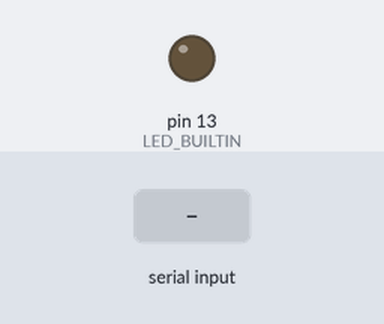
A sketch run on a simulated Arduino Uno, built with avr-gcc and run on an emulated ATmega328P. On the bench: output pins drawn as LEDs (lit = HIGH). Dashed ring = blinking. Inputs (shaded band) come from the test bench.

Above: at 1.2 s.
1.3 s: "D" received over Serial
At 2.1 s:
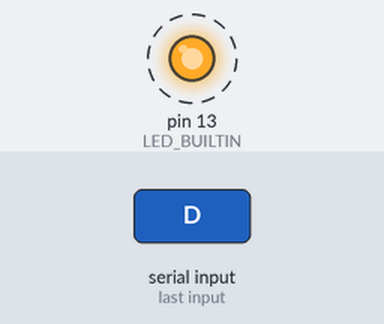
Timing chart, 0 to 10.3 s (numbered marks = the images above; inputs shaded):
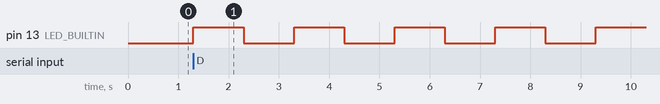

Measured:
- after the input at 1.3 s, pin 13 (LED_BUILTIN): alternates HIGH for 1.0 s and LOW for 1.0 s, starting at once

The sketch:

sketch_nov10a.ino
```cpp
// Arduino Sketch Example (upload this to each Arduino)
char incomingByte;

void setup() {
  Serial.begin(9600); // Must match the baud rate in the Python script
  pinMode(LED_BUILTIN, OUTPUT);
}

void loop() {
  if (Serial.available() > 0) {
    incomingByte = Serial.read();

    if (incomingByte == 'A') {
      digitalWrite(LED_BUILTIN, HIGH); // Protocol A: ON
    }
    if (incomingByte == 'B') {
      digitalWrite(LED_BUILTIN, LOW);  // Protocol B: OFF
    }
    if (incomingByte == 'C') {
      // Protocol C: Fast Blink (Python sends 'C', Arduino loops fast)
      digitalWrite(LED_BUILTIN, HIGH);
      delay(100);
      digitalWrite(LED_BUILTIN, LOW);
      delay(100);
    }
    if (incomingByte == 'D') {
      // Protocol D: Slow Blink (Python sends 'D', Arduino loops slow)
      digitalWrite(LED_BUILTIN, HIGH);
      delay(1000);
      digitalWrite(LED_BUILTIN, LOW);
      delay(1000);
      digitalWrite(LED_BUILTIN, HIGH);
      delay(1000);
      digitalWrite(LED_BUILTIN, LOW);
      delay(1000);
      digitalWrite(LED_BUILTIN, HIGH);
      delay(1000);
      digitalWrite(LED_BUILTIN, LOW);
      delay(1000);
      digitalWrite(LED_BUILTIN, HIGH);
      delay(1000);
      digitalWrite(LED_BUILTIN, LOW);
      delay(1000);
      digitalWrite(LED_BUILTIN, HIGH);
      delay(1000);
      digitalWrite(LED_BUILTIN, LOW);
      delay(1000);
      digitalWrite(LED_BUILTIN, HIGH);
      delay(1000);
      digitalWrite(LED_BUILTIN, LOW);
      delay(1000);
      digitalWrite(LED_BUILTIN, HIGH);
      delay(1000);
      digitalWrite(LED_BUILTIN, LOW);
      delay(1000);
      digitalWrite(LED_BUILTIN, HIGH);
      delay(1000);
      digitalWrite(LED_BUILTIN, LOW);
      delay(1000);
    }
  }
}
```
